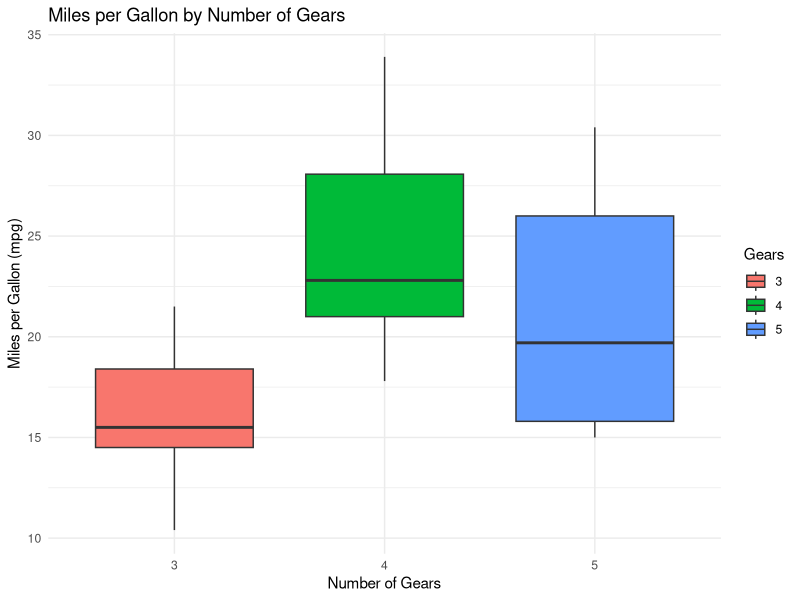
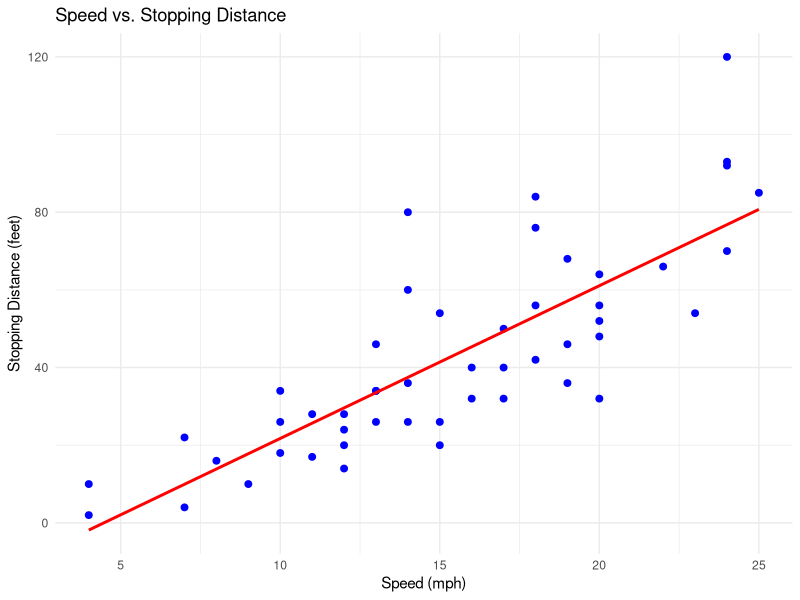

Here is the R script that generated these plots, in order:
## ---- chunk 1
sum(5:55)
## ---- chunk 2
# Define the function
sumfun <- function(n) {
  sum(5:n)
}
## ---- chunk 3
# Use the function with different values of n
sumfun(10)
sumfun(20)
sumfun(100)

## ---- chunk 4
# Create a numeric vector to store Fibonacci numbers
fib <- numeric(12)

# Set the first two numbers
fib[1] <- 1
fib[2] <- 1

# Use a for loop to calculate the next numbers
for (i in 3:12) {
  fib[i] <- fib[i - 1] + fib[i - 2]
}

# Print the result
fib
## ---- chunk 5
# Load ggplot2
library(ggplot2)

# Create the boxplot
ggplot(mtcars, aes(x = factor(gear), y = mpg, fill = factor(gear))) +
  geom_boxplot() +
  labs(
    title = "Miles per Gallon by Number of Gears",
    x = "Number of Gears",
    y = "Miles per Gallon (mpg)",
    fill = "Gears"
  ) +
  theme_minimal()
## ---- chunk 6
# Fit the linear model
model <- lm(dist ~ speed, data = cars)

# Show the model summary
summary(model)
## ---- chunk 7
# Load ggplot2
library(ggplot2)

# Create the scatter plot with the regression line
ggplot(cars, aes(x = speed, y = dist)) +
  geom_point(color = 'blue', size = 2) +   # Plot the data points
  geom_smooth(method = 'lm', color = 'red', se = FALSE) +  # Add the linear fit line
  labs(
    title = "Speed vs. Stopping Distance",
    x = "Speed (mph)",
    y = "Stopping Distance (feet)"
  ) +
  theme_minimal()
